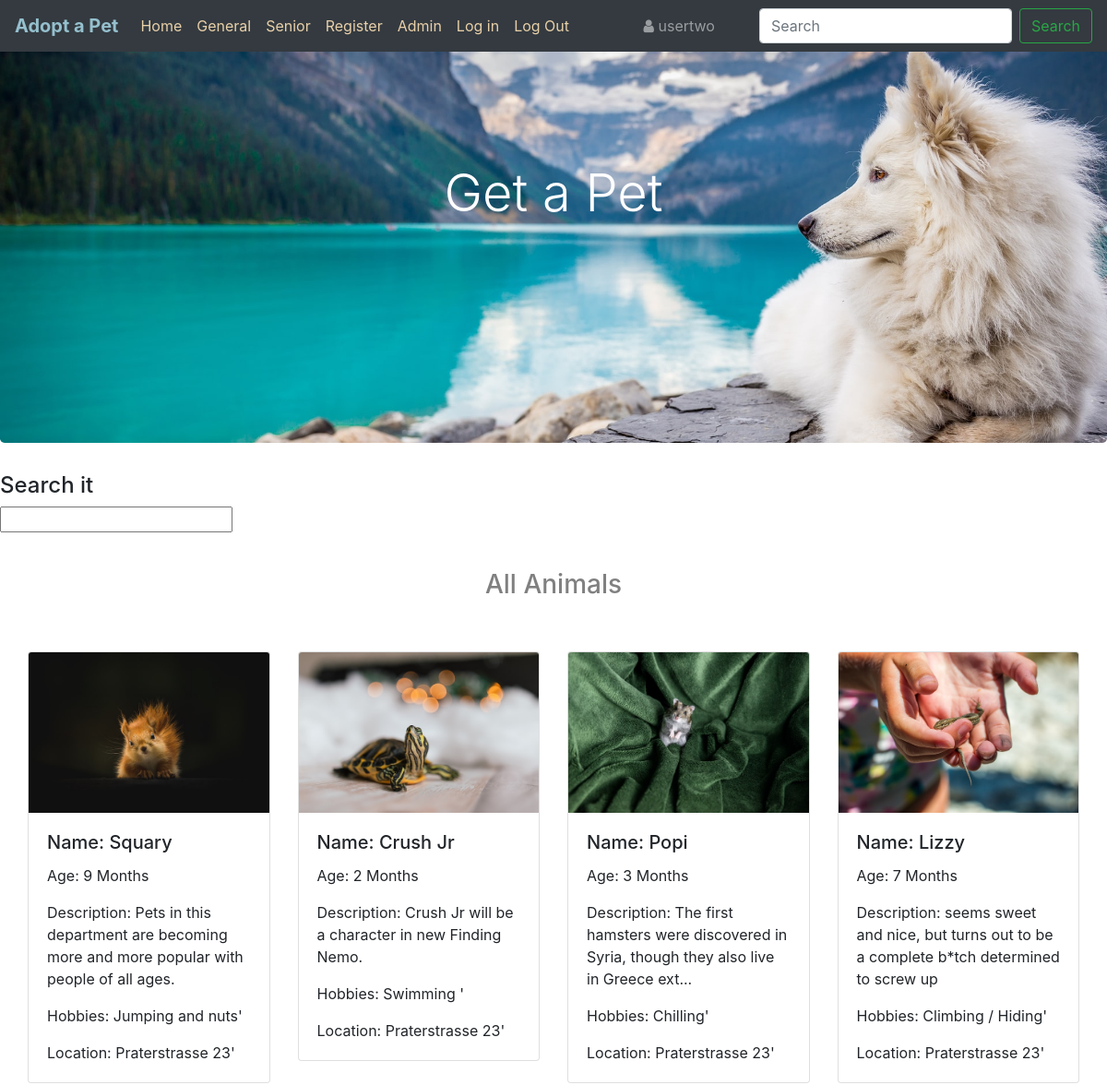
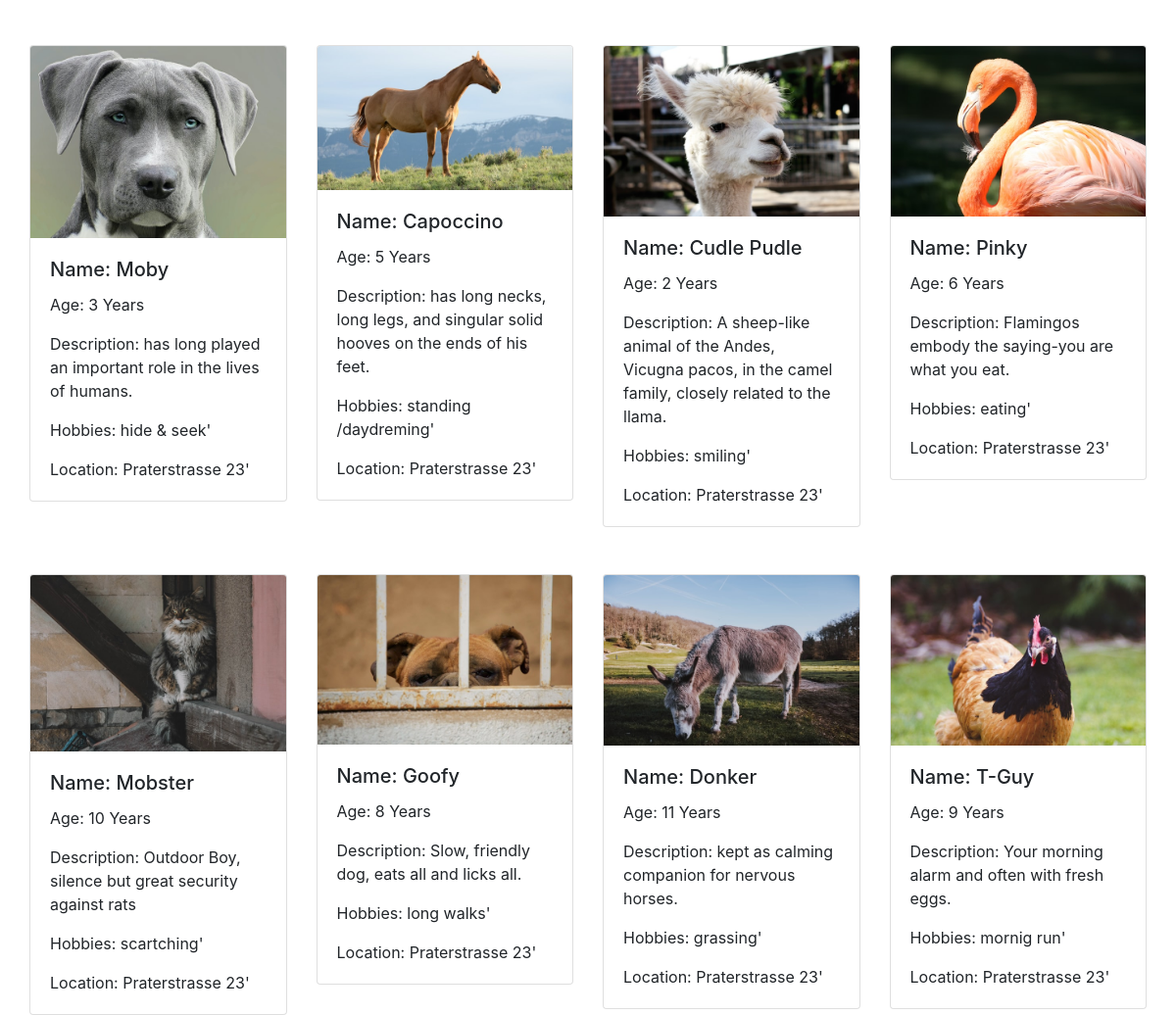
Page /home.php (signed in) on the committed database (2 pictures, top to bottom).
### tables this page shows
CREATE TABLE `users` (
  `id` int(11) NOT NULL,
  `userName` varchar(255) DEFAULT NULL,
  `userEmail` varchar(60) DEFAULT NULL,
  `passw` varchar(255) DEFAULT NULL,
  `userType` enum('user','admin','spradmin') DEFAULT 'user'
);

CREATE TABLE `animals` (
  `id` int(11) NOT NULL,
  `name` varchar(100) NOT NULL,
  `age` varchar(50) NOT NULL,
  `aniType` enum('small','large','senior','') NOT NULL,
  `descr` varchar(255) NOT NULL,
  `hobbies` varchar(100) NOT NULL,
  `image` varchar(255) NOT NULL,
  `location` varchar(100) NOT NULL
);

### home.php (the view, shortened to what this page needs)
<?php
require_once 'db_conn11.php';
$res = mysqli_query($connect, "SELECT * FROM users WHERE id=" . $_SESSION['user']);
$userRow = mysqli_fetch_array($res, MYSQLI_ASSOC);
?>
<!DOCTYPE html>
<html lang="en">
<head>
    <link rel="stylesheet" type="text/css" href="style.css" />
    <link rel="stylesheet" href="https://stackpath.bootstrapcdn.com/bootstrap/4.5.0/css/bootstrap.min.css">
    <link rel="stylesheet" href="https://stackpath.bootstrapcdn.com/font-awesome/4.7.0/css/font-awesome.min.css">
</head>
<body>
    <nav class="navbar navbar-expand-lg navbar-dark bg-dark fixed-top">
        <a class="navbar-brand" href="home.php">Adopt a Pet</a>
        <div class="collapse navbar-collapse" id="navbarText">
            <ul class="navbar-nav mr-auto">
                <li class="nav-item active">
                    <a class="nav-link" href="home.php">Home <span class="sr-only">(current)</span></a>
                    <li class="nav-item">
                    <a class="nav-link" href="general.php">General</a>
                    <li class="nav-item">
                    <a class="nav-link" href="senior.php">Senior</a>
                <li class="nav-item">
                    <a class="nav-link" href="register.php">Register</a>
                    <li class="nav-item">
                    <a class="nav-link" href="admin.php">Admin</a>
                <li class="nav-item">
                    <a class="nav-link" href="index.php">Log in</a>
                </li>
                <li class="nav-item">
                <a class="nav-link" href="logout.php?logout">Log Out</a>
                </li>
            </ul>
            <span class="navbar-text px-md-5">
                <i class="fa fa-user"></i>
                <?= $userRow['userName']; ?>
            </span>
            <form class="form-inline my-2 my-lg-0">
                <input class="form-control mr-sm-2" type="search" name="search" placeholder="Search" aria-label="Search">
                <button class="btn btn-outline-success my-2 my-sm-0" type="submit">Search</button>
            </form>
    </nav>
    <header>
        <div class="jumbotron main_header">
            <h1 class="display-4">Get a Pet</h1>
        </div>
    </header>
<div class="try-search">
<h4>Search it</h4>
    <form>
    <input type="text" name="search" id="search">
  </form>
  <br>
</div>
    <?php
    $sql = "SELECT * FROM animals WHERE aniType='small'";
    $res = $connect->query($sql);
    ?>
    <h3>All Animals</h3>
    <div class="container-fluid">
        <div class="card-group">
            <?php while ($row = $res->fetch_assoc()) : ?>
                <div class="col-sm-10 col-md-5 col-lg-3 mt-5">
                    <div class="card">
                        <img src=" <?= $row['image']; ?>" class="card-img-top">
                        <div class="card-body">
                            <h5 class="card-title">Name:  <?= $row['name']; ?></h5>
                            <p class="card-text">Age:  <?= $row['age']; ?></p>
                            <p class="card-text">Description:  <?= $row['descr']; ?></p>
                            <p class="card-text">Hobbies:  <?= $row['hobbies']; ?>'</p>
                            <p class="card-text">Location:  <?= $row['location']; ?>'</p>
                       </div>
                   </div>
               </div>
               <?php endwhile; ?>
            </div>
   </div>
   <?php
    $sql = "SELECT * FROM animals WHERE aniType='large'";
    $res2 = $connect->query($sql);
    ?>
    <div class="container-fluid">
        <div class="card-group">
            <?php while ($row = $res2->fetch_assoc()) : ?>
                <div class="col-sm-10 col-md-5 col-lg-3 mt-5">
                    <div class="card">
                        <img src=" <?= $row['image']; ?>" class="card-img-top">
                        <div class="card-body">
                            <h5 class="card-title">Name:  <?= $row['name']; ?></h5>
                            <p class="card-text">Age:  <?= $row['age']; ?></p>
                            <p class="card-text">Description:  <?= $row['descr']; ?></p>
                            <p class="card-text">Hobbies:  <?= $row['hobbies']; ?>'</p>
                            <p class="card-text">Location:  <?= $row['location']; ?>'</p>
                       </div>
                   </div>
               </div>
               <?php endwhile; ?>
            </div>
   </div>
   <?php
    $sql = "SELECT * FROM animals WHERE aniType='senior'";
    $res3 = $connect->query($sql);
    ?>
    <div class="container-fluid">
<div class="card-group">
    <?php while ($row = $res3->fetch_assoc()) : ?>
        <div class="col-sm-10 col-md-5 col-lg-3 mt-5">
            <div class="card">
                <img src=" <?= $row['image']; ?>" class="card-img-top">
                <div class="card-body">
                    <h5 class="card-title">Name:  <?= $row['name']; ?></h5>
                    <p class="card-text">Age:  <?= $row['age']; ?></p>
                    <p class="card-text">Description:  <?= $row['descr']; ?></p>
                    <p class="card-text">Hobbies:  <?= $row['hobbies']; ?>'</p>
                    <p class="card-text">Location:  <?= $row['location']; ?>'</p>
               </div>
           </div>
       </div>
       <?php endwhile; ?>
    </div>
</div>
</body>
</html>

### style.css (style rules this page uses)
* { margin: 0; padding: 0; box-sizing: border-box; }
.navbar-brand { color: rgb(149, 192, 206) !important; font-weight: bold; }
.nav-link { color: rgb(233, 208, 168) !important; }
.main_header { background-image: url("img/pet_cover.jpg"); background-size: cover; background-position: center; color: white; text-align: center; background-color: rgb(44, 21, 13); opacity: 2; height: 60vh; }
.display-4 { margin-top: 2em; }
h3 { text-align: center; color: gray; }

### rows in the picture
users: userName "usertwo"
animals: image (picture), name "Squary", age "9 Months", descr "Pets in this department are becoming more and more popular with people of all ages.", hobbies "Jumping and nuts", location "Praterstrasse 23"
animals: image (picture), name "Crush Jr", age "2 Months", descr "Crush Jr will be a character in new Finding Nemo.", hobbies "Swimming", location "Praterstrasse 23"
animals: image (picture), name "Popi", age "3 Months", descr "The first hamsters were discovered in Syria, though they also live in Greece ext...", hobbies "Chilling", location "Praterstrasse 23"
animals: image (picture), name "Lizzy", age "7 Months", descr "seems sweet and nice, but turns out to be a complete b*tch determined to screw up", hobbies "Climbing / Hiding", location "Praterstrasse 23"
animals: image (picture), name "Moby", age "3 Years", descr "has long played an important role in the lives of humans.", hobbies "hide & seek", location "Praterstrasse 23"
animals: image (picture), name "Capoccino", age "5 Years", descr "has long necks, long legs, and singular solid hooves on the ends of his feet.", hobbies "standing /daydreming", location "Praterstrasse 23"
animals: image (picture), name "Cudle Pudle", age "2 Years", descr "A sheep-like animal of the Andes, Vicugna pacos, in the camel family, closely related to the llama.", hobbies "smiling", location "Praterstrasse 23"
animals: image (picture), name "Pinky", age "6 Years", descr "Flamingos embody the saying-you are what you eat.", hobbies "eating", location "Praterstrasse 23"
animals: image (picture), name "Mobster", age "10 Years", descr "Outdoor Boy, silence but great security against rats", hobbies "scartching", location "Praterstrasse 23"
animals: image (picture), name "Goofy", age "8 Years", descr "Slow, friendly dog, eats all and licks all.", hobbies "long walks", location "Praterstrasse 23"
animals: image (picture), name "Donker", age "11 Years", descr "kept as calming companion for nervous horses.", hobbies "grassing", location "Praterstrasse 23"
animals: image (picture), name "T-Guy", age "9 Years", descr "Your morning alarm and often with fresh eggs.", hobbies "mornig run", location "Praterstrasse 23"
